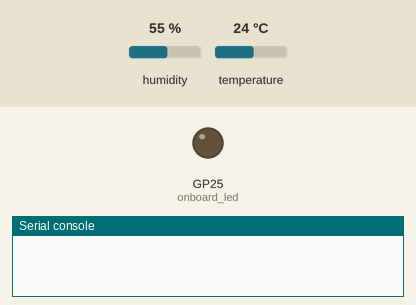
Simulated run of this program. Board: Raspberry Pi Pico running MicroPython. On the bench: output pins drawn as LEDs (lit = HIGH), the last lines printed to the serial console. Inputs (shaded band) come from the test bench; at power-on: humidity 55 %, temperature 24 °C. WiFi joins after 1.5 s; no MQTT or app messages arrive unless stated; values from a settings file that is not in the repository are placeholders; the clock reads 2024-03-15 10:24:30 at power-on unless the program sets it; library files of the repository ran but are not shown: ahtx0.py.

Above: at 0.1 s.
At 2.1 s:
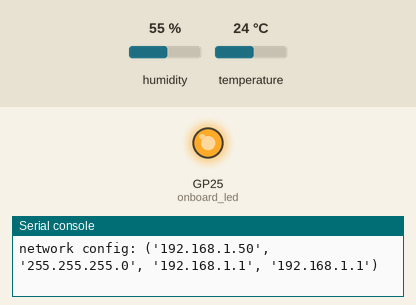
Timing chart, 0 to 3.6 s (numbered marks = the images above):
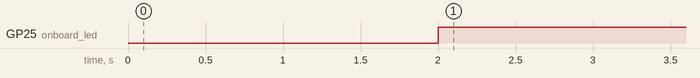

Measured:
- by itself, GP25 (onboard_led): LOW → HIGH at 2.0 s

The program:

main.py
```python
from umqtt.robust2 import MQTTClient
from machine import Pin, I2C
from time import sleep, time
import config as cfg
import ahtx0
import ujson

# mqtt client setup
mqttc = MQTTClient(cfg.MQTT_CLIENT_NAME + str(time()), cfg.MQTT_BROKER_ADDR, cfg.MQTT_PORT, cfg.MQTT_USER, cfg.MQTT_PASS, cfg.MQTT_KEEPALIVE)
mqttc.connect()
# onboard LED setup
onboard_led = Pin("LED", Pin.OUT)
# temperature topic setup
topic = cfg.TEMP_HUMIDITY_TOPIC

#Setup sensor pins
sda = Pin(26)
scl = Pin(27)
i2c = I2C(1, scl=scl, sda=sda)
sensor = ahtx0.AHT10(i2c)

sleep(3)


# main loop
while True:
    try:
        # read the temperature and humidity from the sensor
        temperature = sensor.temperature
        humidity = sensor.relative_humidity
        # create a JSON object with the temperature and humidity data
        data = {"temperature": temperature, "humidity": humidity}
        # publish the JSON object to the MQTT broker
        mqttc.publish(topic, ujson.dumps(data).encode())
        print(temperature, humidity)
        # wait for some time before checking for incoming messages
        sleep(0.5)
        # check for incoming messages from the MQTT broker
        mqttc.check_msg()
        # wait for some time before publishing a new temperature reading
        sleep(1)
    except Exception as e:
        # print the error message
        print(e)
        # try to reconnect to the MQTT broker
        while  mqttc.ping() == False:
            try:
                mqttc.connect()
                print("Reconnected to the MQTT broker")
            except Exception as e1:
                # print the error message
                print(e1)
            # wait for some time before retrying the connection
            sleep(5)
         # try to reconnect to the Wi-Fi network
        sta_if = network.WLAN(network.STA_IF)
        while not sta_if.isconnected():
            try:
                sta_if.connect(cfg.WIFI_SSID, cfg.WIFI_PASSWORD)
                print('Reconnected to the Wi-Fi network')
                if not sta_if.isconnected():
                    print('Could not connect to the Wi-Fi network')
                    machine.reset()
            except Exception as e2:
                # print the error message
                print(e2)
```

boot.py
```python
# import the necessary modules
import webrepl
import network
from time import sleep
from machine import Pin
import config as cfg
 # create a station interface
sta_if = network.WLAN(network.STA_IF)
# activate the interface
sta_if.active(True)
 # wait for connection
while not sta_if.isconnected():
    try:
        sta_if.connect(cfg.WIFI_SSID, cfg.WIFI_PASS)
        sta_if.config(cfg.DHCP_RENEW_TIME, cfg.DHCP_SERVER, cfg.DHCP_TIMEOUT)
    except Exception as e:
        # handle any exceptions that might occur
        print("Error: ", str(e))
    sleep(1)
 # set the WiFi to stay connected

print('network config:', sta_if.ifconfig())
 # initialize LED
led = Pin("LED", Pin.OUT)
 # main loop
while True:
    try:
        if sta_if.status() == network.STAT_GOT_IP:
            led.on()
            # do something
            webrepl.start()
            break
        else:
            led.off()
            # wait for connection
            sleep(1)
            continue
    except Exception as e:
        # handle any exceptions that might occur
        print("Error: ", str(e))
        continue
```
